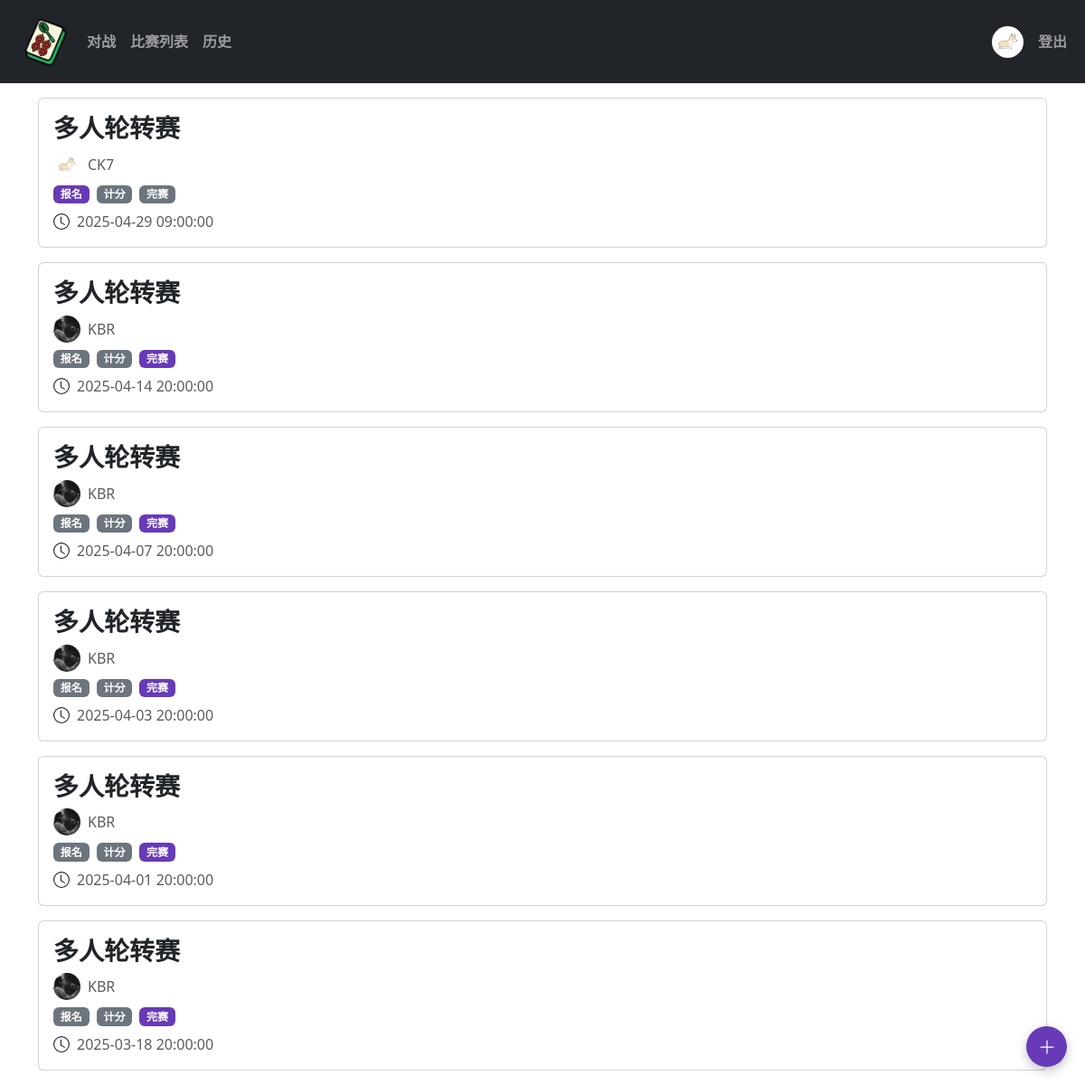
Screenshot of /gamelist (signed in) with the database file from the repository.
### app/models.py (models this page shows, shortened)
class Users(UserMixin, db.Model):
    id = db.Column(db.Integer, unique=True, primary_key=True)
    username = db.Column(db.String(80),  nullable=False)
    gender = db.Column(db.Enum(Gender), nullable=False)
    password = db.Column(db.String(256), nullable=False)
    avatar = db.Column(db.String(120))  # 存储头像文件名

class Games(db.Model):
    id = db.Column(db.Integer, unique=True, primary_key=True)
    creator_id = db.Column(db.Integer,nullable=False)
    game_type = db.Column(db.String(20), nullable=False)
    timestamp = db.Column(db.DateTime, nullable=True)
    location = db.Column(db.String(50), default = "")
    status = db.Column(db.Enum(GameStatus), default = GameStatus.READY)
    title = db.Column(db.String(50), default = "")
    rule = db.Column(db.String(100), default = "")

### app/route.py (the view)
@app.route("/gamelist")
@login_required
def gamelist():
    games = []
    for game in Games.query.order_by(desc(Games.id)).all():
        user = Users.query.filter_by(id=game.creator_id).first()
        game_type = ""
        idx = int(game.game_type.split("-")[1]) - 1
        if game.game_type.split("-")[0] == "double":
            game_type = double_event_list[idx]["title"]
        if game.game_type.split("-")[0] == "single":
            game_type = single_event_list[idx]["title"]
        if game.game_type.split("-")[0] == "team":
            game_type = team_event_list[idx]["title"]
        games.append({
            "game_id": game.id,
            "gametype":game_type,
            "gametime":game.timestamp,
            "admin_name": user.username,
            "admin_avatar": user.avatar,
            "status": game.status,
            "gametitle": game.title
        })
    if(len(games) == 0):
        session["game_id"] = -1
        session.pop('game_config', None)
    return render_template("gamelist.html",games=games)

### app/models.py (called while the page is built)
@login.user_loader
def load_user(user_id):
    return Users.query.filter_by(id=user_id).first()

### app/templates/gamelist.html (shortened to what this page needs)
{% extends "base.html" %}
{% block app_content %}
{%if games|length == 0 %}
<div class="w-100 d-flex justify-content-center align-items-center"
     style="height:70vh; background-color:white; color:rgb(196, 176, 233);">
  <h5 class="m-0 text-center text-md-start">
    暂无比赛
  </h5>
</div>
{% else %}
    {% for game in games%}
    <div class="card gamecard" data-game-id="{{ game['game_id'] }}">
        <div class="card-body">
          {% if game.gametitle %}
          <h3 class="card-title fw-bold">{{game.gametitle}}</h3>
          {% else %}
            <h3 class="card-title fw-bold" id="participantCount">{{game.gametype}}</h3>
          {% endif %}
          <div class="d-flex align-items-center gap-2 mt-2">
            <img src="{{ url_for('static', filename='uploads/avatars/' + game["admin_avatar"]) }}"
            width="30" height="30"
            class="avatar rounded-circle align-self-center align-middle"
            alt="用户头像">
            <p class="mb-0 text-muted">{{game["admin_name"]}}</p>
          </div>
          <div class="d-flex gap-2 mt-2">
            <span class="badge {{ 'badge-custom-purple' if game.status.name == 'READY' else 'bg-secondary' }}">报名</span>
            <span class="badge {{ 'badge-custom-purple' if game.status.name == 'ING' else 'bg-secondary' }}">计分</span>
            <span class="badge {{ 'badge-custom-purple' if game.status.name == 'DONE' else 'bg-secondary' }}">完赛</span>
        </div>
          <div class="d-flex align-items-center gap-2 mt-2">
            <svg xmlns="http://www.w3.org/2000/svg" width="18" height="18" fill="currentColor" class="bi bi-clock" viewBox="0 0 16 16">
                <path d="M8 3.5a.5.5 0 0 0-1 0V9a.5.5 0 0 0 .252.434l3.5 2a.5.5 0 0 0 .496-.868L8 8.71z"/>
                <path d="M8 16A8 8 0 1 0 8 0a8 8 0 0 0 0 16m7-8A7 7 0 1 1 1 8a7 7 0 0 1 14 0"/>
              </svg>
            {% if game["gametime"] %}
              <p class="mb-0 text-muted">{{game["gametime"]}}</p>
            {% else %}
            <p class="mb-0 text-muted">时间未定</p>
            {% endif %}
          </div>
        </div>
      </div>
    {% endfor %}
{% endif %}
<div class="floating-btn" onclick="showGameCreationModal()">
  <svg xmlns="http://www.w3.org/2000/svg" width="20" height="20" fill="currentColor" class="bi bi-plus-lg" viewBox="0 0 16 16">
    <path fill-rule="evenodd" d="M8 2a.5.5 0 0 1 .5.5v5h5a.5.5 0 0 1 0 1h-5v5a.5.5 0 0 1-1 0v-5h-5a.5.5 0 0 1 0-1h5v-5A.5.5 0 0 1 8 2"/>
  </svg>
</div>
{% endblock%}

### app/templates/base.html (shortened to what this page needs)
<!doctype html>
<html lang="en">
    <head>
        {% block head %}
            {% block styles %}
                {{ bootstrap.load_css() }}
            {% endblock %}
        {% endblock %}
    </head>
    <body>
        {% block navbar %}
            {% include 'navbar.html' %}
        {% endblock %}
        {% block content %}
            <div class="container pt-3">
                {% block app_content%}
                {% endblock %}
            </div>
        {% endblock %}
    </body>
</html>

### app/templates/navbar.html (shortened to what this page needs)
<nav class="navbar navbar-expand-sm navbar-dark bg-dark">
  <div class="container-fluid">
    <div class="d-flex justify-content-between w-100">
      <div class="d-flex align-items-center">
        <ul class="navbar-nav flex-row align-items-center">
          <li class="nav-item">
            <a class="nav-link" href="{{url_for('hello_world')}}">
              <img src="{{ url_for('static', filename='images/111.png') }}" alt="" width="60" height="60">
            </a>
          </li>
          <li class="nav-item">
            <a class="nav-link fw-bold" href="{{url_for('gamemenu')}}">对战</a>
          </li>
          <li class="nav-item">
            <a class="nav-link fw-bold" href="{{url_for('gamelist')}}">比赛列表</a>
          </li>
          <li class="nav-item">
            <a class="nav-link fw-bold" href="{{url_for('history')}}">历史</a>
          </li>
        </ul>
      </div>
      <div class="d-flex align-items-center">
          <ul class="navbar-nav flex-row">
            {% if not current_user.is_authenticated %}
              <li class="nav-item">
                <a class="nav-link fw-bold" href="{{url_for('login')}}">登录</a>
              </li>
              {% else %}
              <li class="nav-item align-self-center">
                <a class="nav-link align-self-center align-middle" href="#">
                  <img src="{{ url_for('static', filename='uploads/avatars/' + current_user.avatar) }}"
                  width="35" height="35"
                  class="avatar rounded-circle "
                  alt="用户头像">
                </a>
              </li>
              <li class="nav-item align-self-center">
                <a class="nav-link fw-bold" href="{{url_for('logout')}}">登出</a>
              </li>
              {% endif %}
          </ul>
      </div>
    </div>
  </div>
</nav>

### app/templates/gamelist.html (style rules this page uses)
.gamecard { margin-bottom:1.0rem; }
.badge-custom-purple { background-color: #673AB7 !important; color: white !important; }
.floating-btn { position: fixed; bottom: 20px; right: 20px; width: 45px; height: 45px; border-radius: 50%; background: #673AB7; color: white; cursor: pointer; box-shadow: 0 4px 12px rgba(0,0,0,0.25); display: flex; align-items: center; justify-content: center; transition: transform 0.2s; z-index: 1000; }

### rows the page displays
Users: avatar (picture), gametype "多人轮转赛", admin_name "CK7", gametime "2025-04-29 09:00:00"
Users: gametype "多人轮转赛", avatar (picture), admin_name "KBR", gametime "2025-04-14 20:00:00", gametime "2025-04-07 20:00:00", gametime "2025-04-03 20:00:00", gametime "2025-04-01 20:00:00", gametime "2025-03-18 20:00:00"
